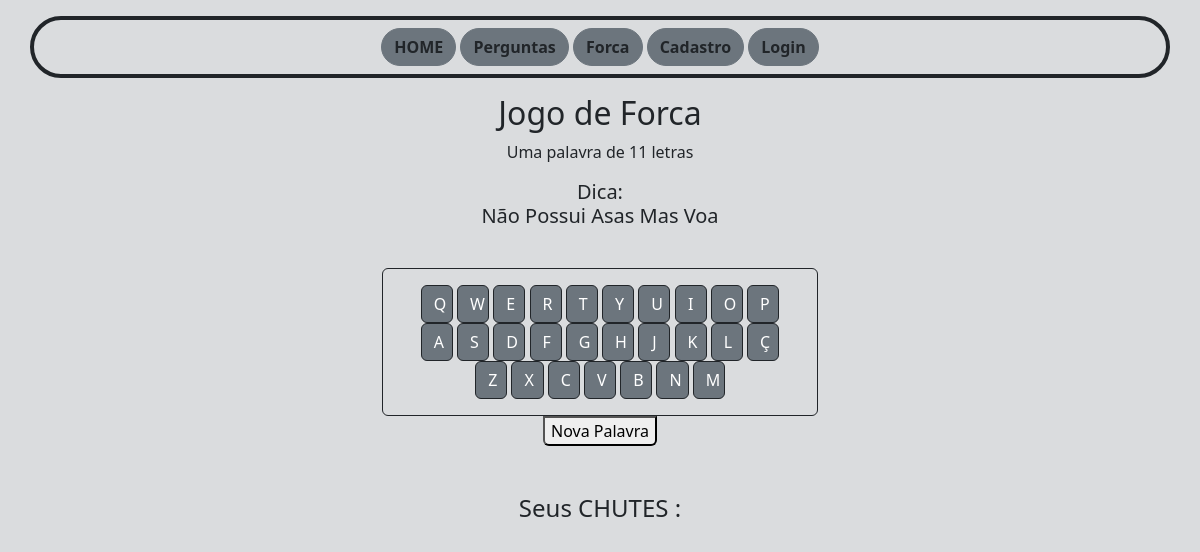
The app's page /forca, older data.
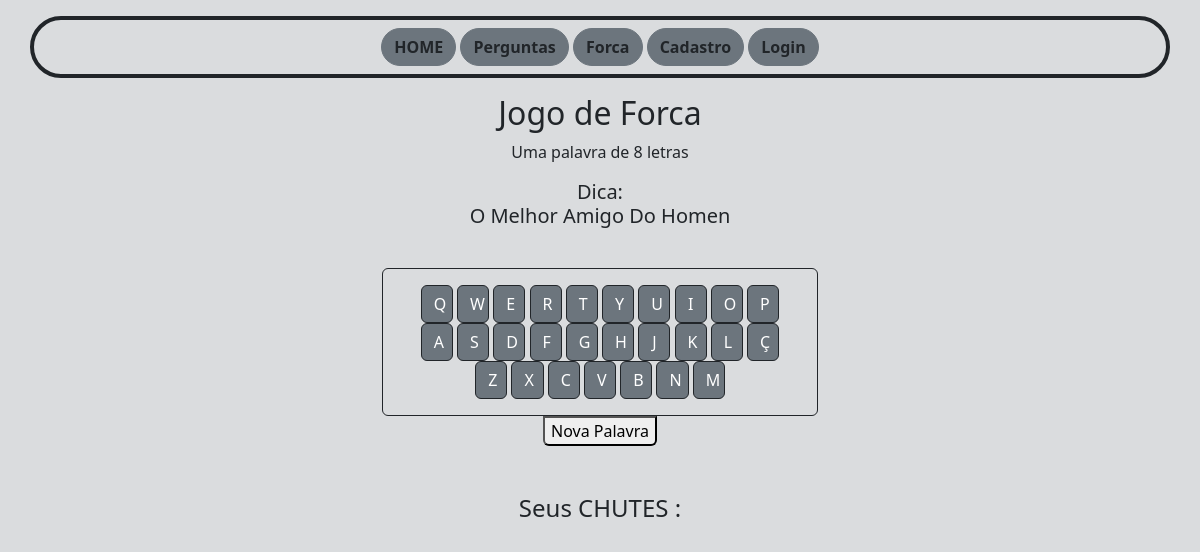
The same page, newer data.
### apps/forca/models.py (models this page shows)
class Palavra(models.Model):
    palavra = models.CharField(max_length=50)
    dica1 = models.CharField(max_length=150)

### apps/forca/views.py (the view)
# urls.py: path('forca', forca, name='forca' )
def forca(request):
    if not 'semente' in request.POST or 'proxima' in request.POST:
        lista_ids = [int(p.id) for p in Palavra.objects.all()]
        semente = choice(lista_ids)
        palavra = Palavra.objects.get(pk=semente)
        request.session['palavra_atual'] = palavra.palavra
        if 'lista_chutes' in request.session:
            request.session['lista_chutes'].clear()
    else:
        semente = request.POST['semente']
        palavra = Palavra.objects.get(pk=semente)
    cor_do_botao = 'class="btn btn-secondary border border-dark" style="width:8%;"'
    contexto = {
        'palavra': palavra ,
        'cor_botao':cor_do_botao
    }
    if request.method == 'POST':
        if 'chute' in request.POST:
            chute = request.POST['chute']
        else:
            chute = ''
        if not 'lista_chutes' in request.session:
            lista = [chute]
            chances = 0
        else:
            lista = request.session['lista_chutes'].copy()
            if not chute in lista:
                lista.append(chute)
            if request.POST['chances'].isnumeric():
                chances = int(request.POST['chances'])
            else:
                chances = 0
            if 'proxima' in request.POST:
                lista.clear()
                chances = 0
        request.session['lista_chutes'] = lista
        if chute in palavra.palavra:
            for letra in palavra.palavra:
                if chute == letra:
                    palavra_atualizada = request.session['palavra_atual'].replace(letra,'')
                    request.session['palavra_atual'] = palavra_atualizada
        else:
            chances += 1
        if request.user.is_authenticated:
            nome_usuario = request.user
            try:
                usuario = Ranking.objects.get(pk=nome_usuario)
            except:
                usuario = Ranking(user=nome_usuario)
            if len(request.session['palavra_atual']) == 0:
                contexto['confirmacao'] = 'vitoria'
                contexto['cor_botao'] = 'disabled class="btn btn-success border border-dark"'
                usuario.pontos_forca += 1
            elif chances >= 5:
                contexto['confirmacao'] = 'derrota'
                contexto['cor_botao'] = 'disabled class="btn btn-danger border border-dark"'
                usuario.pontos_forca -= 1
            usuario.save()
        else:
            if len(request.session['palavra_atual']) == 0:
                contexto['confirmacao'] = 'vitoria'
                contexto['cor_botao'] = 'disabled class="btn btn-success border border-dark"'
            elif chances >= 5:
                contexto['confirmacao'] = 'derrota'
                contexto['cor_botao'] = 'disabled class="btn btn-danger border border-dark"'
        contexto['chances'] = chances
    return render(request, 'forca.html', contexto)

### templates/forca.html (shortened to what this page needs)
{% extends 'index.html' %}
{% block content %}
<div class="container text-center bg" style="width: 60%;">
    <h2>Jogo de Forca</h2>
    {% if palavra %}
        <p> Uma palavra de {{ palavra.palavra|length }} letras</p>
        <h5>Dica:
        <p class='text-capitalize'>{{ palavra.dica1 }} </p>
        </h5>
        <br>
        <form action="{% url 'forca' %}" method="post">
            <div class="text-center border border-dark p-3 rounded" style="display:inline-block ;">
                <div style="display:inline-block ;">
                    <button type="submit" {{ cor_botao|safe }} name="chute" value="q">Q</button>
                    <button type="submit" {{ cor_botao|safe }} name="chute" value="w">W</button>
                    <button type="submit" {{ cor_botao|safe }} name="chute" value="e">E</button>
                    <button type="submit" {{ cor_botao|safe }} name="chute" value="r">R</button>
                    <button type="submit" {{ cor_botao|safe }} name="chute" value="t">T</button>
                    <button type="submit" {{ cor_botao|safe }} name="chute" value="y">Y</button>
                    <button type="submit" {{ cor_botao|safe }} name="chute" value="u">U</button>
                    <button type="submit" {{ cor_botao|safe }} name="chute" value="i">I</button>
                    <button type="submit" {{ cor_botao|safe }} name="chute" value="o">O</button>
                    <button type="submit" {{ cor_botao|safe }} name="chute" value="p">P</button>
                </div>
                <div>
                    <button type="submit" {{ cor_botao|safe }} name="chute" value="a">A</button>
                    <button type="submit" {{ cor_botao|safe }} name="chute" value="s">S</button>
                    <button type="submit" {{ cor_botao|safe }} name="chute" value="d">D</button>
                    <button type="submit" {{ cor_botao|safe }} name="chute" value="f">F</button>
                    <button type="submit" {{ cor_botao|safe }} name="chute" value="g">G</button>
                    <button type="submit" {{ cor_botao|safe }} name="chute" value="h">H</button>
                    <button type="submit" {{ cor_botao|safe }} name="chute" value="j">J</button>
                    <button type="submit" {{ cor_botao|safe }} name="chute" value="k">K</button>
                    <button type="submit" {{ cor_botao|safe }} name="chute" value="l">L</button>
                    <button type="submit" {{ cor_botao|safe }} name="chute" value="ç">Ç</button>
                </div>
                <div>
                    <button type="submit" {{ cor_botao|safe }} name="chute" value="z">Z</button>
                    <button type="submit" {{ cor_botao|safe }} name="chute" value="x">X</button>
                    <button type="submit" {{ cor_botao|safe }} name="chute" value="c">C</button>
                    <button type="submit" {{ cor_botao|safe }} name="chute" value="v">V</button>
                    <button type="submit" {{ cor_botao|safe }} name="chute" value="b">B</button>
                    <button type="submit" {{ cor_botao|safe }} name="chute" value="n">N</button>
                    <button type="submit" {{ cor_botao|safe }} name="chute" value="m">M</button>
                </div>
            </div>
            <br>
            <input class="rounded-bottom" type="submit" name="proxima" value="Nova Palavra">
        </form>
        <br>
        {% if confirmacao %}
            {% if confirmacao == 'vitoria' %}
                <h3>VITORIA</h3>
            {% endif %}
            {% if confirmacao == 'derrota' %}
                <h3>DERROTA</h3>
            {% endif %}
        {% else %}
            <br>
            <h4>Seus CHUTES : </h4>
        {% endif %}
    {% endif %}
</div>
{% endblock %}

Row changes from the older to the newer data that the page shows:
removed Palavra: palavra|length "11", dica1 "Não Possui Asas Mas Voa"
added Palavra: palavra|length "8", dica1 "O Melhor Amigo Do Homen"
